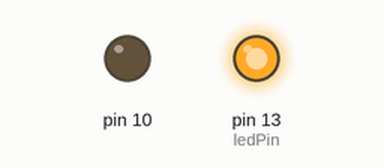
The sketch below on a simulated Arduino Mega 2560, built with avr-gcc and run on an emulated ATmega2560. Shown: output pins drawn as LEDs (lit = HIGH). Storage starts empty; what the sketch prints to the serial monitor is not drawn.

Above: at 0.1 s.
Timing chart, 0 to 1.6 s (numbered marks = the images above):
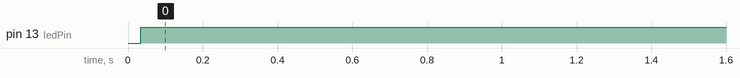

The sketch:

simpleGPS.ino
```cpp
//#include <string.h>
#include <ctype.h>
#include <SoftwareSerial.h>
#include <SD.h>

#define SoftRXPIN 2
#define SoftTXPIN 3

// Set this value equal to the baud rate of your Serial
#define TERMBAUD  115200
// Set this value equal to the baud rate of your GPS
#define GPSBAUD  4800

SoftwareSerial uart_gps(SoftRXPIN, SoftTXPIN);
File myFile;

int ledPin = 13;                  // LED test pin
int byteGPS=-1;
char gpsBUFFER[83] = "";
int countBUFFER = 0;

void setup() {
  // Initialize LED pin
  pinMode(ledPin, OUTPUT);
  // Sets baud rate of your terminal program
  Serial.begin(TERMBAUD);
  // Sets baud rate of your GPS
  uart_gps.begin(GPSBAUD);
  Serial.print("Initializing SD card...");

  // pin 10 on most Arduino boards, 53 on the Mega must be left as an output
  // or the SD library functions will not work.
  pinMode(10, OUTPUT);

  if (!SD.begin(4))
  {
    Serial.println("initialization failed!");
    return;
  }
  Serial.println("initialization done.");

  if (SD.exists("GPS_DATA.txt"))
  {
    Serial.println("GPS_DATA.txt exists.");
  }
  else
  {
    Serial.println("GPS_DATA.txt doesn't exist. It will be created");
    Serial.println("Creating GPS_DATA.txt...");
    myFile = SD.open("GPS_DATA.txt", FILE_WRITE);
    myFile.close();
  }
}

void loop() {
  digitalWrite(ledPin, HIGH);

  while(uart_gps.available()) {      // If data available
    byteGPS=uart_gps.read();         // Read a byte of the software serial port
    //Serial.write(byte(byteGPS));     // Write a byte of the serial port

    if (byteGPS==13){
      gpsBUFFER[countBUFFER] = byteGPS;
      gpsBUFFER[countBUFFER+1] = '\0';  //termination of String

      myFile = SD.open("GPS_DATA.txt",FILE_WRITE);
      if (myFile){
        myFile.print(gpsBUFFER);
        myFile.close();
      }
      else
      {
        Serial.println("error opening GPS_DATA.txt");
      }

      Serial.print(gpsBUFFER);

      countBUFFER = 0;
    }
    else{
      gpsBUFFER[countBUFFER] = byteGPS;
      countBUFFER++;
    }
  }
}
```

Measured:
- by itself, pin 13 (ledPin): LOW → HIGH at 0.03 s
